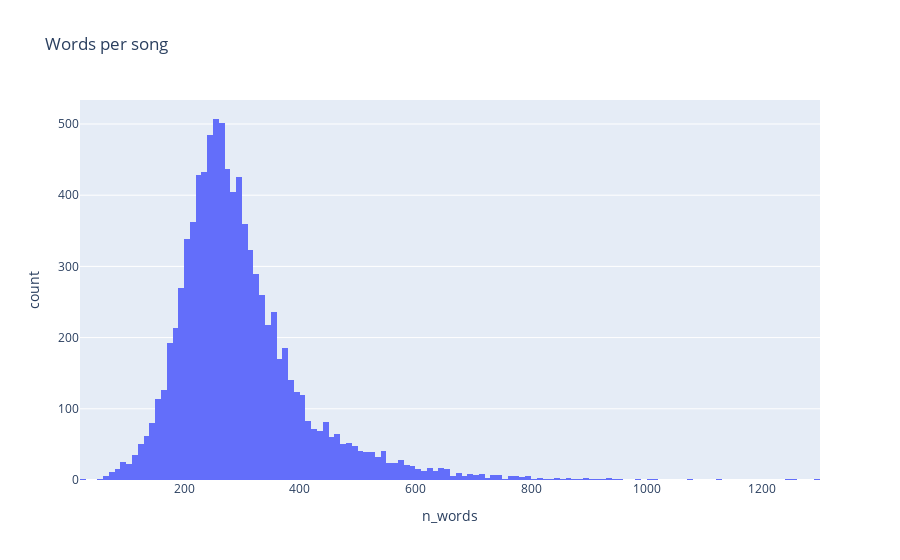

Here is the notebook cell this chart was saved with:
### Code cell
# distribution words per song
fig = px.histogram(song_df, x='n_words', title='Words per song')
fig.show()

### Figure 1 — Plotly figure (JSON) as saved in the notebook; plotly's stock layout.template omitted (floating-point values rounded to 4 significant figures; data arrays with more than 128 entries replaced by an {"elided": "..."} marker saying what was removed)
{"data": [{"alignmentgroup": "True", "bingroup": "x", "hovertemplate": "n_words=%{x}<br>count=%{y}<extra></extra>", "legendgroup": "", "marker": {"color": "#636efa", "pattern": {"shape": ""}}, "name": "", "offsetgroup": "", "orientation": "v", "showlegend": false, "type": "histogram", "x": {"elided": "9075 int values"}, "xaxis": "x", "yaxis": "y"}], "layout": {"barmode": "relative", "legend": {"tracegroupgap": 0}, "title": {"text": "Words per song"}, "xaxis": {"anchor": "y", "domain": [0, 1], "title": {"text": "n_words"}}, "yaxis": {"anchor": "x", "domain": [0, 1], "title": {"text": "count"}}}}
